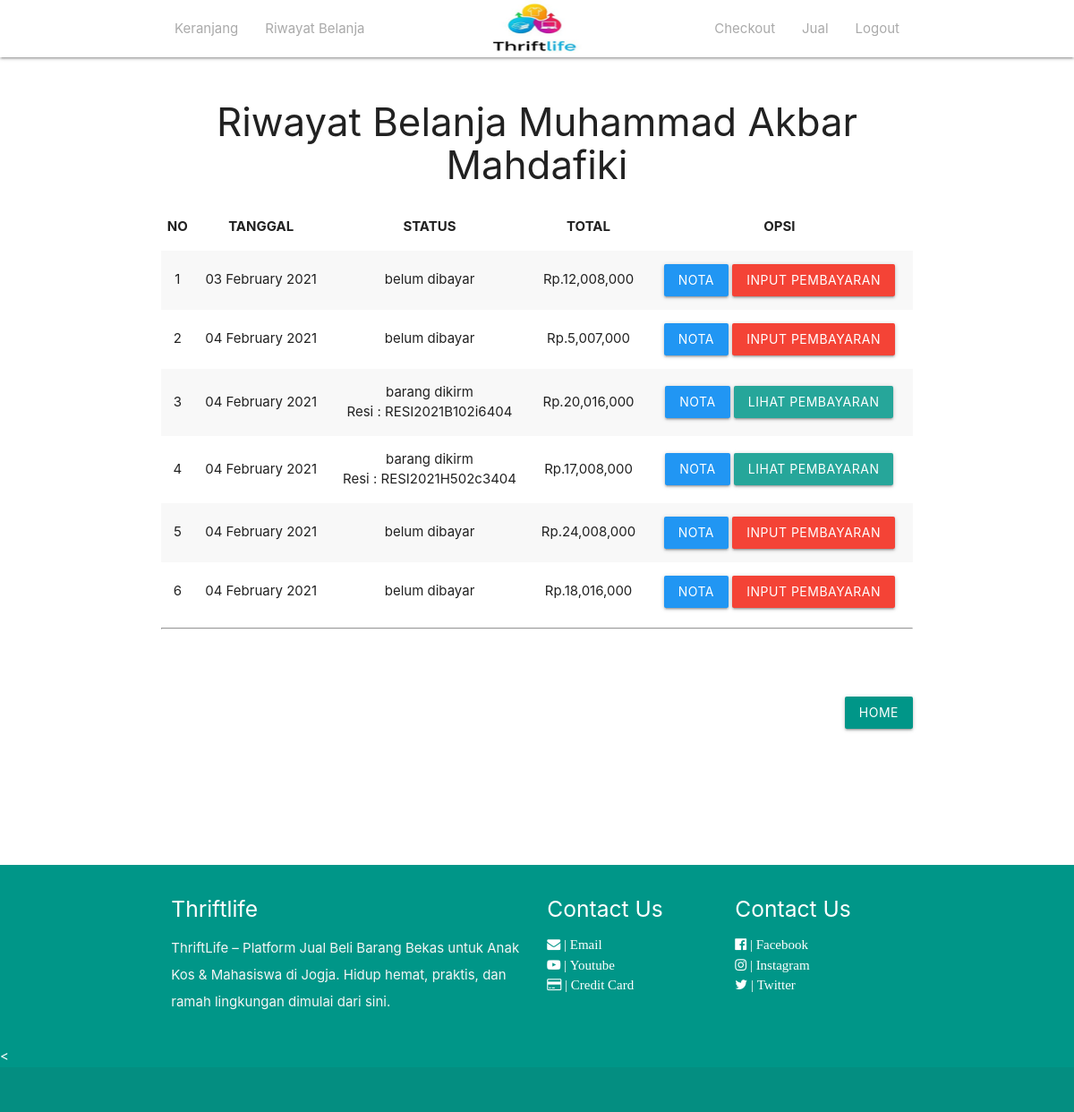
The page /riwayat.php (signed in) on the database its author committed.
### tables this page shows
CREATE TABLE `pembelian` (
  `id_pembelian` int(11) NOT NULL,
  `id_pelanggan` varchar(30) NOT NULL,
  `id_toko` varchar(30) NOT NULL,
  `id_pengiriman` int(11) NOT NULL,
  `distrik_toko` varchar(50) NOT NULL,
  `tanggal_pembelian` date NOT NULL,
  `total_pembelian` int(11) NOT NULL,
  `alamat_pengiriman` text NOT NULL,
  `resi_pengiriman` varchar(50) NOT NULL,
  `totalberat` int(11) NOT NULL,
  `provinsi` varchar(255) NOT NULL,
  `distrik` varchar(255) NOT NULL,
  `tipe` varchar(255) NOT NULL,
  `kodepos` varchar(255) NOT NULL,
  `ekspedisi` varchar(255) NOT NULL,
  `paket` varchar(255) NOT NULL,
  `ongkir` int(11) NOT NULL,
  `estimasi` varchar(255) NOT NULL
);

CREATE TABLE `pengiriman` (
  `id_pengiriman` int(11) NOT NULL,
  `status_pengiriman` varchar(30) NOT NULL
);

### riwayat.php (the view, shortened to what this page needs)
 <?php
 include'koneksi.php';
 ?>
 <!DOCTYPE html>
 <html>
 <head>
 		<?php include "header.php" ?>
 </head>
 <?php 	include"navbar.php" ?>
 <section class="riwayat">
 	<div class="container">
 		<h3 align="center">Riwayat Belanja <?php echo 	$_SESSION["pelanggan"]["nama_pelanggan"] ?></h3>
 		<table class="table striped centered">
 			<thead>
 				<tr>
 					<th>NO</th>
 					<th>TANGGAL</th>
 					<th>STATUS</th>
 					<th>TOTAL</th>
 					<th>OPSI</th>
 				</tr>
 			</thead>
 			<tbody>
 				<?php
 				$nomor=1;
 				$id_pelanggan = $_SESSION["pelanggan"]["id_pelanggan"];
 				$ambil=$koneksi->query("SELECT * FROM pembelian
 					JOIN pengiriman ON pembelian.id_pengiriman = pengiriman.id_pengiriman WHERE id_pelanggan='$id_pelanggan'");
 				while($pecah=$ambil->fetch_assoc()){
 					?>
 					<tr>
 						<td><?php echo 	$nomor; ?></td>
 						<td><?php echo 	date("d F Y",strtotime($pecah['tanggal_pembelian'])) ;?></td>
 						<td><?php echo 	$pecah['status_pengiriman'] ;?>
  						<br>
 						<?php if (!empty($pecah['resi_pengiriman'])): ?>
 							Resi : <?php echo $pecah['resi_pengiriman']; ?>
 						<?php endif ?>
 					</td>
 					<td>Rp.<?php echo 	number_format($pecah['total_pembelian']) ;?></td>
 					<td>
 						<a href="nota.php?id=<?php echo $pecah['id_pembelian'];?>" class="waves-effect waves-light blue btn">NOTA</a>
 						<?php if ($pecah["id_pengiriman"]== 0): ?>
 							<a href="pembayaran.php?id=<?php echo $pecah['id_pembelian']; ?>" class="waves-effect  waves-light red btn">Input Pembayaran</a>
 							<?php else: ?>
 								<a href="lihat_pembayaran.php?id=<?php echo $pecah["id_pembelian"]; ?>" class="btn btn-warning">
 									lihat pembayaran
 								</a>
 						<?php endif ?>
 					</td>
 				</tr>
 				<?php 	$nomor++; ?>
 			<?php 	} ?>
 		</tbody>
 	</table>
 	<hr>
 	<br><br><br>
 	<a class="waves-effect waves-light teal btn right"href="index.php">Home</a> <br> <br> <br>
 </div>
</section>
<?php include"footer.php" ;?>

### assets/css/style.css (style rules this page uses)
section { padding: 20px 0; }

### rows shown on the page
pembelian: tanggal_pembelian "03 February 2021", id_pengiriman.status_pengiriman "belum dibayar", total_pembelian "12,008,000"
pembelian: tanggal_pembelian "04 February 2021", id_pengiriman.status_pengiriman "belum dibayar", total_pembelian "5,007,000"
pembelian: tanggal_pembelian "04 February 2021", id_pengiriman.status_pengiriman "barang dikirm", resi_pengiriman "RESI2021B102i6404", total_pembelian "20,016,000"
pembelian: tanggal_pembelian "04 February 2021", id_pengiriman.status_pengiriman "barang dikirm", resi_pengiriman "RESI2021H502c3404", total_pembelian "17,008,000"
pembelian: tanggal_pembelian "04 February 2021", id_pengiriman.status_pengiriman "belum dibayar", total_pembelian "24,008,000"
pembelian: tanggal_pembelian "04 February 2021", id_pengiriman.status_pengiriman "belum dibayar", total_pembelian "18,016,000"

### other values the page prints
$_SESSION["pelanggan"]["nama_pelanggan"] "Muhammad Akbar Mahdafiki"
